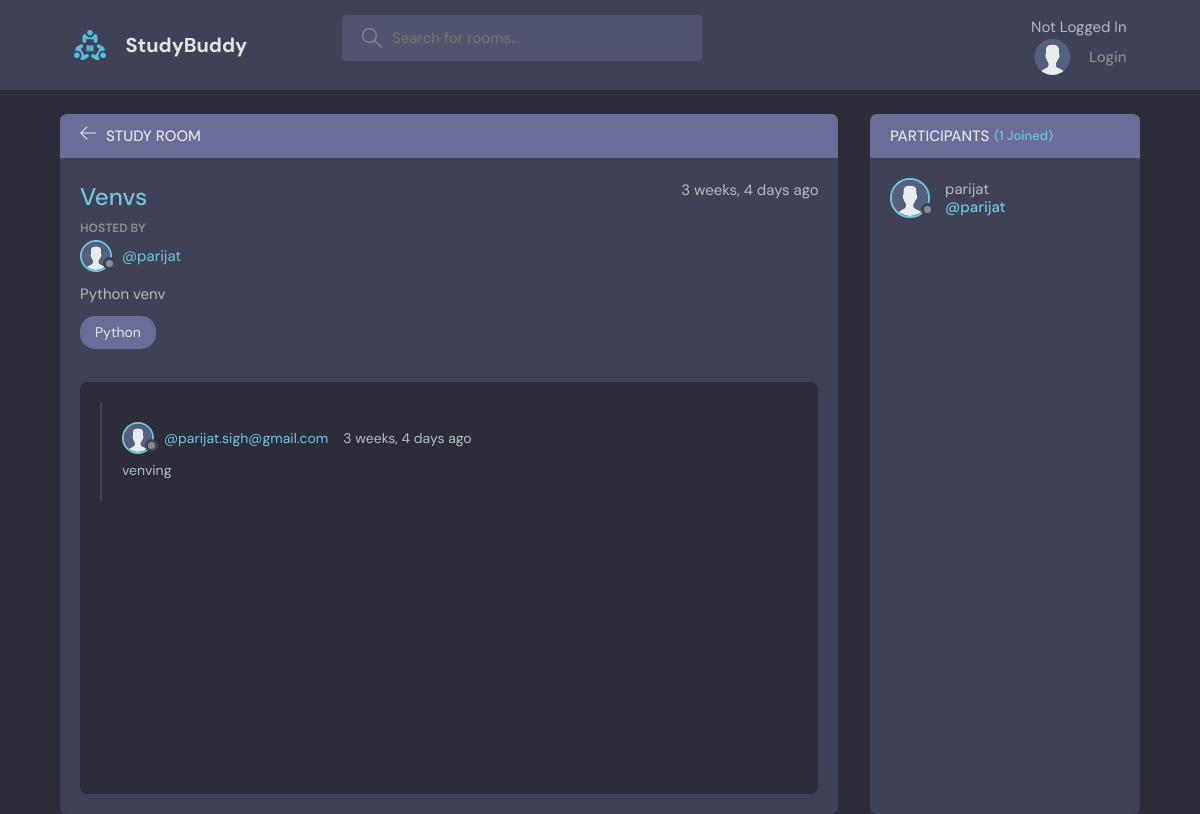
The page /room/1/ on the database its author committed.
### base/models.py (models this page shows, shortened)
class Room(models.Model):
    host = models.ForeignKey(User, on_delete=models.SET_NULL, null=True)
    topic = models.ForeignKey(Topic, on_delete=models.SET_NULL, null=True)
    name = models.CharField(max_length=200)
    description = models.TextField(null=True, blank=True)
    participants = models.ManyToManyField(User, related_name='participants', blank=True)
    updated = models.DateTimeField(auto_now=True)
    created = models.DateTimeField(auto_now_add=True)
    class Meta:
        ordering = ['-updated', '-created']

class User(AbstractUser):
    name = models.CharField(max_length=200, null=True)
    email = models.EmailField(unique=True, null=True)
    bio = models.TextField(null=True)
    avatar = models.ImageField(null=True, default="avatar.svg")
    USERNAME_FIELD = 'email'
    REQUIRED_FIELDS = []

class Topic(models.Model):
    name = models.CharField(max_length=200)
    def __str__(self):
        return self.name

class Message(models.Model):
    user = models.ForeignKey(User, on_delete=models.CASCADE)
    room = models.ForeignKey(Room, on_delete=models.CASCADE)
    body = models.TextField()
    updated = models.DateTimeField(auto_now=True)
    created = models.DateTimeField(auto_now_add=True)
    class Meta:
        ordering = ['-updated', '-created']

### base/views.py (the view, shortened to what this page needs)
# urls.py: path('room/<str:pk>/', views.room, name = "room"),
def room(request, pk):
    room = Room.objects.get(id=pk)
    room_messages = room.message_set.all()
    participants = room.participants.all()
    context = {'room' : room, 'room_messages':room_messages, 'participants':participants}
    return render(request, 'base/room.html', context)

### base/templates/base/room.html (shortened to what this page needs)
{% extends 'main.html' %}
{% block content %}
    <main class="profile-page layout layout--2">
      <div class="container">
        <div class="room">
          <div class="room__top">
            <div class="room__topLeft">
              <a href="{{request.META.HTTP_REFERER}}">
                <svg version="1.1" xmlns="http://www.w3.org/2000/svg" width="32" height="32" viewBox="0 0 32 32">
                  <title>arrow-left</title>
                  <path
                    d="M13.723 2.286l-13.723 13.714 13.719 13.714 1.616-1.611-10.96-10.96h27.625v-2.286h-27.625l10.965-10.965-1.616-1.607z"
                  ></path>
                </svg>
              </a>
              <h3>Study Room</h3>
            </div>
          </div>
          <div class="room__box scroll">
            <div class="room__header scroll">
              <div class="room__info">
                <h3>{{room.name}}</h3>
                <span>{{room.created|timesince}} ago</span>
              </div>
              <div class="room__hosted">
                <p>Hosted By</p>
                <a href="{% url 'user-profile' user.id %}" class="room__author">
                  <div class="avatar avatar--small">
                    <img src="{{room.host.avatar.url}}" />
                  </div>
                  <span>@{{room.host.username}}</span>
                </a>
              </div>
              <div class="room__details">
                {{room.description}}
              </div>
              <span class="room__topics">{{room.topic}}</span>
            </div>
            <div class="room__conversation">
              <div class="threads scroll">
                {% for message in room_messages %}
                  <div class="thread">
                    <div class="thread__top">
                      <div class="thread__author">
                        <a href="{% url 'user-profile' message.user.id %}" class="thread__authorInfo">
                          <div class="avatar avatar--small">
                            <img src="{{message.user.avatar.url}}" />
                          </div>
                          <span>@{{message.user}}</span>
                        </a>
                        <span class="thread__date">{{message.created|timesince}} ago</span>
                      </div>
                    </div>
                    <div class="thread__details">
                      {{message.body}}
                    </div>
                  </div>
                {% endfor %}
              </div>
            </div>
          </div>
        </div>
        <div class="participants">
          <h3 class="participants__top">Participants <span>({{participants.count}} Joined)</span></h3>
          <div class="participants__list scroll">
            {% for participant in participants %}
            <a href="{% url 'user-profile' user.id %}" class="participant">
              <div class="avatar avatar--medium">
                <img src="{{participant.avatar.url}}" />
              </div>
              <p>
                {{participant.username}}
                <span>@{{participant.username}}</span>
              </p>
            </a>
            {% endfor %}
          </div>
        </div>
      </div>
    </main>
  {% endblock %}

### rows shown on the page
Room: name "Venvs", created "3 weeks, 4 days", host.avatar (placeholder picture), host.username "parijat", description "Python venv", topic "Python"
Message: user.avatar (placeholder picture), user "parijat.sigh@gmail.com", created "3 weeks, 4 days", body "venving"
User: avatar (placeholder picture), username "parijat"

### other values the page prints
{{ participants.count }} "1"
